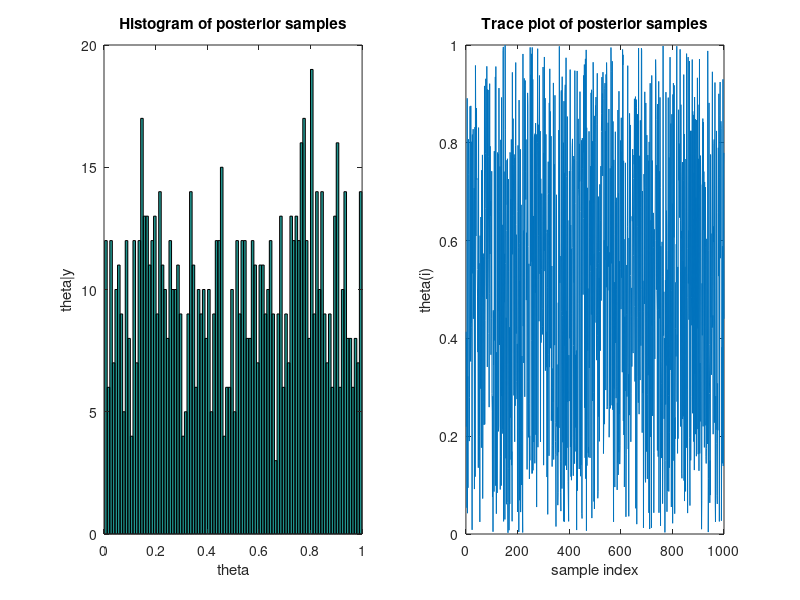

MATLAB code for this plot: (Note: this script raises an error after producing the figure.)
%%
%implementing slice sampler
%try to build in a sampler to implement the log scale
clc;
clear;


y = [1,0,1,1,0,1,1,1,0,1,1,1,1]; %coin flips 
N=length(y);
z=sum(y);
theta=(0:0.001:1);

Bernoulli_LogLikelihood_PDF = @(theta,N,z) z*log(theta)+ (N-z)*log(1-theta);
Log_Prior=@(theta) log(theta);
Posterior=@(theta) (Log_Prior(theta)+Bernoulli_LogLikelihood_PDF(theta,N,z));

Initial=0.5;
Nsamples=1000;
jump=0.01;

[theta_samples] = slicesample (Initial,Nsamples,'logpdf',Posterior,'width',jump);

subplot(1,2,1)
hist(theta_samples,100)
title('Histogram of posterior samples')
xlim([0,1])
xlabel("theta")    
ylabel("theta|y")

subplot(1,2,2)
plot(theta_samples)
xlabel('sample index')
ylabel('theta(i)')
title('Trace plot of posterior samples')

%Confidence interval
mbe_hdi(theta_samples,0.95);

%probability that theta>0.5

SampleSize= length(theta_samples);
p= length(find(theta_samples>=0.5));
PThetay= p/SampleSize;

%Task 2.b

y1=[1,0,0,0,0,0,0,1,1,0]; %gives error ,step out procedure failed

N1=length(y1);
z1=sum(y1);
theta=(0:0.001:1);

Bernoulli_LogLikelihood_PDF1 = @(theta,N1,z1) z1*log(theta)+ (N1-z1)*log(1-theta);
Log_Prior1=@(theta) log(theta);
Posterior1=@(theta) (Log_Prior1(theta)+Bernoulli_LogLikelihood_PDF1(theta,N1,z1));

Initial1=0.5;
Nsamples1=1000;
jump1=0.01;

[theta_samples1] = slicesample (Initial1,Nsamples1,'logpdf',Posterior1,'width',jump1);

% 2.b.1
SampleSize1= length(theta_samples1);
p1= length(find(theta_samples1>=0.5));
PThetay1= p1/SampleSize1;
% result - P(thetay=0.5)= 0.9780, P(thetay=0.5)=0.2190

%comparing two sequences

hist(theta_samples,100,'FaceColor','y');
hold on;

hist(theta_samples1,100);


%2.b.2
for j=1:length(theta_samples)
    dTheta(j)= theta_samples(j)-theta_samples1(j);
end
%Confidence interval
mbe_hdi(dTheta,0.95)
%result 0.0327    0.6992

hist(dTheta,100); 
hold on; 
line(HDI,[0,0],'Color','r','LineWidth',5);
legend('dTheta','HDI');


%%
%recreating fig 6.4
clc;
clear;
z=17;
N=20;

Initial=0.5;
Nsamples=10000;
jump=0.1;

theta=(0:0.001:1);
LF= @(theta,N,z) z*log(theta)+ (N-z)*log(1-theta);

for count=1:length(theta)
likelihoodf(count)=theta(count)^z*(1-theta(count))^(N-z);
end

%column 1
a1=100;
b1=100;
for count=1:length(theta)
priorbeta1(count)=betapdf(theta(count),a1,b1);
end
PF1=@(theta,a1,b1) log(betapdf(theta,a1,b1));
F1=@(theta) (LF(theta,N,z)+PF1(theta,a1,b1));
L1= slicesample (Initial,Nsamples,'logpdf',F1,'width',jump);


subplot(3,3,1)
area(theta,priorbeta1);
title('prior beta;mode=0.5');
ylabel('beta(100,100)');

subplot(3,3,4)
area(theta,likelihoodf);
title('likelihood(bernoulli)');

subplot(3,3,7)
hist(L1,100);
xlim([0,1]);
title('posterior(beta)');
ylabel('beta(117,103)');



%column 2
a2=18.25;
b2=6.75;
for count=1:length(theta)
priorbeta2(count)=betapdf(theta(count),a2,b2);
end
PF2=@(theta,a2,b2) log(betapdf(theta,a2,b2));
F1=@(theta) (LF(theta,N,z)+PF2(theta,a2,b2));

L2= slicesample (Initial,Nsamples,'logpdf',F1,'width',jump);


subplot(3,3,2)
area(theta,priorbeta2);
title('prior beta;mode=0.75');
ylabel('beta(18.25,6.75)');

subplot(3,3,5)
area(theta,likelihoodf);
title('likelihood(bernoulli)');

subplot(3,3,8)
hist(L2,100);
xlim([0,1]);
title('posterior(beta)');
ylabel('beta(35.25,9.75)');

%column 3
a3=1;
b3=1;
for count=1:length(theta)
priorbeta3(count)=betapdf(theta(count),a3,b3);
end
PF3=@(theta,a3,b3) log(betapdf(theta,a3,b3));
F3=@(theta) (LF(theta,N,z)+PF3(theta,a3,b3));

L3= slicesample (Initial,Nsamples,'logpdf',F1,'width',jump);

subplot(3,3,3)
area(theta,priorbeta3);
ylim([0 5]);
title('prior beta');
ylabel('beta(1,1)');

subplot(3,3,6)
area(theta,likelihoodf);
title('likelihood(bernoulli)');

subplot(3,3,9)
hist(L3,100);
xlim([0,1]);
title('posterior(beta)');
ylabel('beta(18,4)');

%
